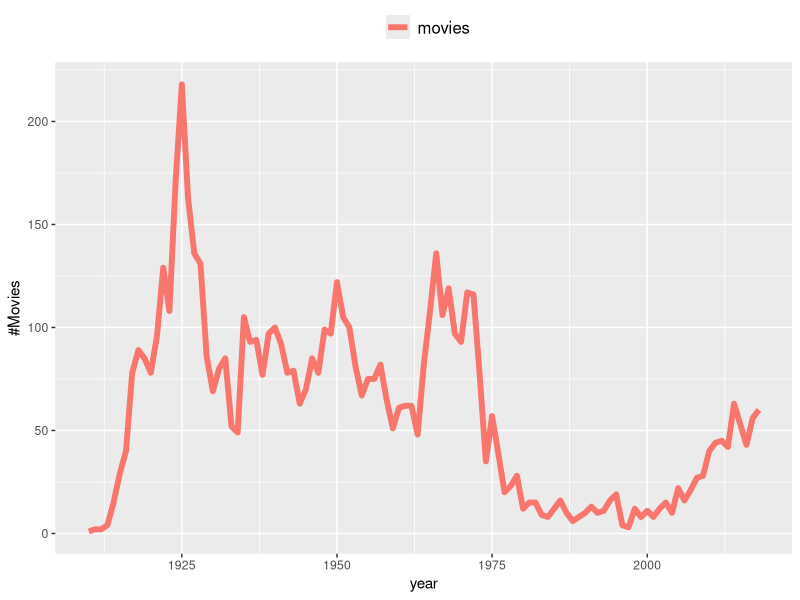

Reproduce this figure in R.
library(reshape)
require(ggplot2)

d <- read.csv("western00_byyear.csv", sep = ';',  header=T, na.string="NA");

d <- subset (d, (year < 2019 ));

ggplot(d, aes(x = year)) +
  geom_line(aes(y = movies, colour = 'movies'), size=2) +
  ylab(label="#Movies") +
  labs(colour = "") +
  theme(legend.position="top") +
  theme(legend.text=element_text(size=12));
